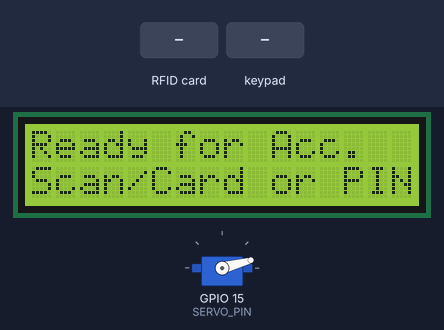
Bench run of a sketch on a simulated ESP32. Shown: 16×2 character LCD, servo. The test bench sets the inputs (shaded band). WiFi joins after 1.5 s; servers stay silent unless stated; what the sketch prints to the serial monitor is not drawn.

Above: at 4.2 s.
4.3 s: RFID card A1 B2 C3 D4 held to the reader
At 6.3 s:
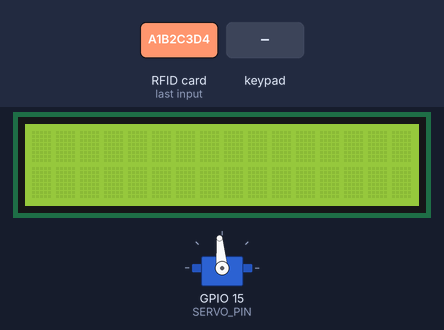
7.3 s: keypad keys A 1 B 2 C 3 D 4 * pressed 0.4 s apart
At 11.0 s:
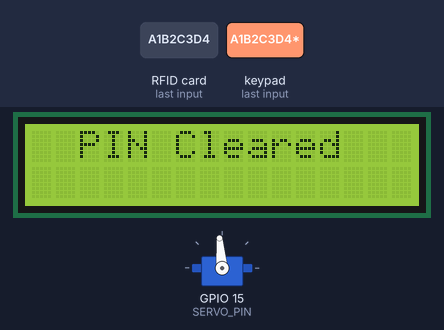
12.4 s: RFID card 5E 7A 19 C4 held to the reader
At 13.6 s:
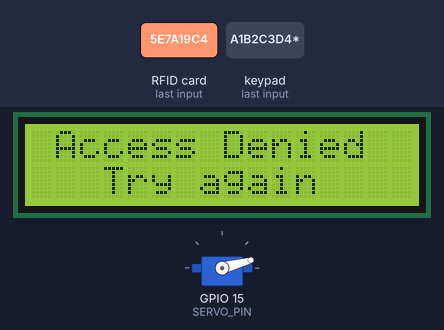
14.1 s: keypad keys 1 3 9 7 # pressed 0.4 s apart
At 15.97 s:
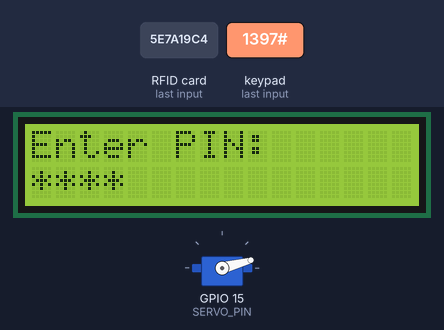
17.6 s: key '1' pressed
At 19.2 s:
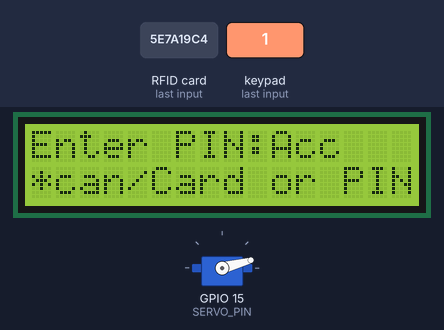
20.2 s: keypad keys A 1 B 2 C 3 D 4 pressed 0.4 s apart
At 23.6 s:
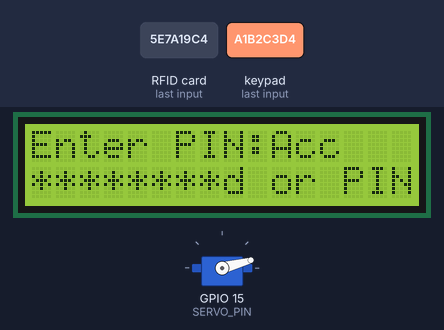
Timing chart, 0 to 25.1 s (numbered marks = the images above; inputs shaded):
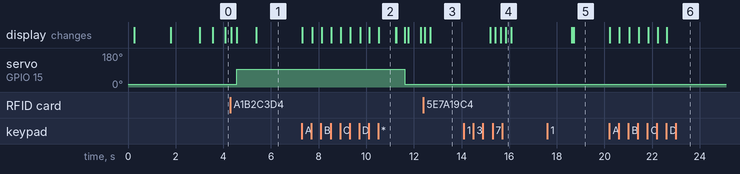

Measured:
- after the input at 4.3 s, servo on GPIO 15 (SERVO_PIN): 15° → 95° after 0.27 s; the display: first changes at once (image 1 shows a later state)
- after the input at 7.3 s, servo on GPIO 15 (SERVO_PIN): 95° → 15° after 4.3 s instead of 3.6 s; the display: first changes at once (image 2 shows a later state)
- after the input at 12.4 s, the display: first changes after 0.06 s (image 3 shows a later state)
- after the input at 14.1 s, the display: first changes after 1.1 s (image 4 shows a later state)
- after the input at 17.6 s, the display: first differs from a run without the input after 1.1 s (image 5)
- after the input at 20.2 s, the display: first changes at once (image 6 shows a later state)
- what the display in image 2 shows lasts 0.7 s, from 10.5 s to 11.2 s

The sketch:

esp32_access_control.ino
```cpp
/*
  ESP32 IoT RFID + Keypad Access Control
  - RFID UID allowlist
  - Keypad passcode fallback
  - LCD animations
  - Servo lock/unlock with auto re-lock
  - Wi-Fi + Web control (unlock/lock/status)
  - Token-protected endpoints for demo purposes

  Notes:
  - This is a prototype-grade implementation. For production, you'd add TLS, proper auth,
    secure storage, rate limiting, and tamper protection.
*/

#include <WiFi.h>
#include <WebServer.h>
#include <SPI.h>
#include <MFRC522.h>
#include <Keypad.h>
#include <Wire.h>
#include <LiquidCrystal_I2C.h>
#include <ESP32Servo.h>

// -------------------- Configuration --------------------
static const char* WIFI_SSID     = "YOUR_WIFI_SSID";
static const char* WIFI_PASSWORD = "YOUR_WIFI_PASSWORD";

// Simple token (demo). Change it before pushing public if you want.
static const char* API_TOKEN = "change_me_demo_token";

// Lock behavior
static const uint32_t UNLOCK_DURATION_MS = 6000;  // auto relock after 6s
static const uint32_t DENY_MESSAGE_MS    = 2500;

// Keypad passcode (demo). You can store hashed in EEPROM for more "real" design.
static const char* KEYPAD_CODE = "2580";

// -------------------- Pin Mapping --------------------
#define RFID_SS_PIN   5
#define RFID_RST_PIN  22

#define SERVO_PIN     15

// I2C LCD address (most common: 0x27 or 0x3F)
#define LCD_ADDR      0x27
#define LCD_COLS      16
#define LCD_ROWS      2

// -------------------- RFID --------------------
MFRC522 rfid(RFID_SS_PIN, RFID_RST_PIN);

// Allowed UID list (uppercase hex without spaces)
const char* ALLOWED_UIDS[] = {
  "A1B2C3D4",      // Example
  "DEADBEEF"       // Example
};
static const size_t ALLOWED_UIDS_COUNT = sizeof(ALLOWED_UIDS) / sizeof(ALLOWED_UIDS[0]);

// -------------------- Keypad --------------------
const byte ROWS = 4;
const byte COLS = 4;

char keys[ROWS][COLS] = {
  {'1','2','3','A'},
  {'4','5','6','B'},
  {'7','8','9','C'},
  {'*','0','#','D'}
};

byte rowPins[ROWS] = {13, 12, 14, 27};
byte colPins[COLS] = {26, 25, 33, 32};

Keypad keypad = Keypad(makeKeymap(keys), rowPins, colPins, ROWS, COLS);

// -------------------- LCD + Servo --------------------
LiquidCrystal_I2C lcd(LCD_ADDR, LCD_COLS, LCD_ROWS);
Servo lockServo;

// Servo angles (tune for your hardware)
static const int SERVO_LOCKED_ANGLE   = 15;
static const int SERVO_UNLOCKED_ANGLE = 95;

// -------------------- Web Server --------------------
WebServer server(80);

// -------------------- State --------------------
enum class DoorState { LOCKED, UNLOCKED };
DoorState doorState = DoorState::LOCKED;

String keypadBuffer;
uint32_t unlockStartedAt = 0;

uint32_t lastUiTick = 0;
uint8_t idleAnimFrame = 0;

// -------------------- Helpers --------------------
static String toUidString(const MFRC522::Uid& uid) {
  String s;
  for (byte i = 0; i < uid.size; i++) {
    if (uid.uidByte[i] < 0x10) s += "0";
    s += String(uid.uidByte[i], HEX);
  }
  s.toUpperCase();
  return s;
}

static bool uidAllowed(const String& uid) {
  for (size_t i = 0; i < ALLOWED_UIDS_COUNT; i++) {
    if (uid == String(ALLOWED_UIDS[i])) return true;
  }
  return false;
}

static void setLocked() {
  lockServo.write(SERVO_LOCKED_ANGLE);
  doorState = DoorState::LOCKED;
}

static void setUnlocked() {
  lockServo.write(SERVO_UNLOCKED_ANGLE);
  doorState = DoorState::UNLOCKED;
  unlockStartedAt = millis();
}

static void lcdCenterPrint(const String& line1, const String& line2) {
  lcd.clear();
  auto pad = [](const String& s) {
    if (s.length() >= 16) return s.substring(0,16);
    int left = (16 - s.length()) / 2;
    String out;
    for (int i=0;i<left;i++) out += " ";
    out += s;
    return out;
  };
  lcd.setCursor(0, 0);
  lcd.print(pad(line1));
  lcd.setCursor(0, 1);
  lcd.print(pad(line2));
}

static void showIdleAnimation() {
  // Non-annoying “system ready” animation
  const char* dots[] = {"   ", ".  ", ".. ", "..."};
  lcd.setCursor(0, 0);
  lcd.print("Ready for Access");
  lcd.setCursor(0, 1);
  lcd.print("Scan/Card or PIN");
  lcd.setCursor(13, 0);
  lcd.print(dots[idleAnimFrame % 4]);
  idleAnimFrame++;
}

static void showScanAnimation() {
  lcdCenterPrint("Scanning...", "Hold card near");
}

static void showGrantedAnimation() {
  lcdCenterPrint("Access Granted", "Unlocking...");
}

static void showDeniedAnimation() {
  lcdCenterPrint("Access Denied", "Try again");
}

static void showLockingAnimation() {
  lcdCenterPrint("Locking...", "Please wait");
}

static bool checkToken() {
  if (!server.hasArg("token")) return false;
  return server.arg("token") == String(API_TOKEN);
}

// -------------------- Web Handlers --------------------
static void handleRoot() {
  String html;
  html += "<!doctype html><html><head><meta charset='utf-8'/>";
  html += "<meta name='viewport' content='width=device-width,initial-scale=1'/>";
  html += "<title>Access Control</title></head><body style='font-family:Arial;padding:16px;max-width:700px'>";
  html += "<h2>IoT Access Control</h2>";
  html += "<p>Status: <b>";
  html += (doorState == DoorState::LOCKED ? "LOCKED" : "UNLOCKED");
  html += "</b></p>";
  html += "<p>Use endpoints with token (demo):</p>";
  html += "<pre>POST /unlock?token=...\nPOST /lock?token=...\nGET  /status</pre>";
  html += "</body></html>";
  server.send(200, "text/html", html);
}

static void handleStatus() {
  String json = "{";
  json += "\"state\":\"";
  json += (doorState == DoorState::LOCKED ? "LOCKED" : "UNLOCKED");
  json += "\",\"wifi_ip\":\"";
  json += WiFi.localIP().toString();
  json += "\"}";
  server.send(200, "application/json", json);
}

static void handleUnlock() {
  if (!checkToken()) {
    server.send(401, "application/json", "{\"error\":\"unauthorized\"}");
    return;
  }
  showGrantedAnimation();
  setUnlocked();
  server.send(200, "application/json", "{\"ok\":true,\"action\":\"unlock\"}");
}

static void handleLock() {
  if (!checkToken()) {
    server.send(401, "application/json", "{\"error\":\"unauthorized\"}");
    return;
  }
  showLockingAnimation();
  delay(350);
  setLocked();
  server.send(200, "application/json", "{\"ok\":true,\"action\":\"lock\"}");
}

// -------------------- Setup --------------------
void setup() {
  Serial.begin(115200);

  // LCD
  Wire.begin(21, 4);     // SDA, SCL
  lcd.init();
  lcd.backlight();
  lcdCenterPrint("Booting", "Please wait");

  // Servo
  lockServo.setPeriodHertz(50);
  lockServo.attach(SERVO_PIN, 500, 2400);
  setLocked();

  // RFID
  SPI.begin();
  rfid.PCD_Init();
  delay(100);

  // Wi-Fi
  lcdCenterPrint("Wi-Fi", "Connecting...");
  WiFi.mode(WIFI_STA);
  WiFi.begin(WIFI_SSID, WIFI_PASSWORD);

  uint32_t start = millis();
  while (WiFi.status() != WL_CONNECTED && (millis() - start) < 12000) {
    delay(250);
    Serial.print(".");
  }

  if (WiFi.status() == WL_CONNECTED) {
    Serial.println("\nWiFi connected: " + WiFi.localIP().toString());
    lcdCenterPrint("Wi-Fi Connected", WiFi.localIP().toString());
    delay(1200);
  } else {
    Serial.println("\nWiFi failed. Running offline mode.");
    lcdCenterPrint("Wi-Fi Failed", "Offline Mode");
    delay(1200);
  }

  // Web server
  server.on("/", HTTP_GET, handleRoot);
  server.on("/status", HTTP_GET, handleStatus);
  server.on("/unlock", HTTP_POST, handleUnlock);
  server.on("/lock", HTTP_POST, handleLock);
  server.begin();

  lcd.clear();
  lastUiTick = millis();
}

// -------------------- Loop --------------------
void loop() {
  server.handleClient();

  // Auto re-lock
  if (doorState == DoorState::UNLOCKED) {
    if (millis() - unlockStartedAt > UNLOCK_DURATION_MS) {
      showLockingAnimation();
      delay(350);
      setLocked();
      lcd.clear();
    }
  }

  // RFID handling
  if (rfid.PICC_IsNewCardPresent() && rfid.PICC_ReadCardSerial()) {
    showScanAnimation();
    delay(200);

    String uid = toUidString(rfid.uid);
    Serial.println("RFID UID: " + uid);

    if (uidAllowed(uid)) {
      showGrantedAnimation();
      setUnlocked();
      delay(800);
    } else {
      showDeniedAnimation();
      delay(DENY_MESSAGE_MS);
    }

    rfid.PICC_HaltA();
    rfid.PCD_StopCrypto1();
    lcd.clear();
  }

  // Keypad handling
  char key = keypad.getKey();
  if (key) {
    // Basic UI behavior
    if (key == '*') {
      keypadBuffer = "";
      lcdCenterPrint("PIN Cleared", "");
      delay(700);
      lcd.clear();
    } else if (key == '#') {
      // Submit PIN
      if (keypadBuffer == String(KEYPAD_CODE)) {
        showGrantedAnimation();
        setUnlocked();
        delay(800);
      } else {
        showDeniedAnimation();
        delay(DENY_MESSAGE_MS);
      }
      keypadBuffer = "";
      lcd.clear();
    } else {
      // Add digit/char
      if (keypadBuffer.length() < 8) {
        keypadBuffer += key;
      }
      // Show masked PIN entry
      lcd.setCursor(0, 0);
      lcd.print("Enter PIN:");
      lcd.setCursor(0, 1);
      String masked;
      for (size_t i = 0; i < keypadBuffer.length(); i++) masked += "*";
      lcd.print(masked);
    }
  }

  // Idle animation update (non-blocking)
  if (millis() - lastUiTick > 500) {
    lastUiTick = millis();
    if (doorState == DoorState::LOCKED && keypadBuffer.length() == 0) {
      showIdleAnimation();
    }
  }
}
```
